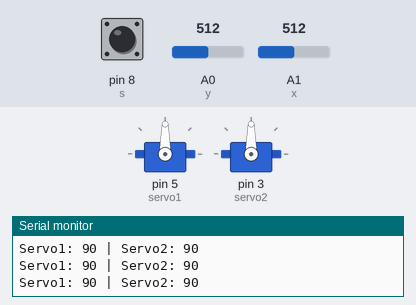
Bench run of a sketch on a simulated Arduino Uno, built with avr-gcc and run on an emulated ATmega328P. On the bench: 2 × servo, the last lines printed to the serial monitor. Inputs (shaded band) come from the test bench; at power-on: A0 (y) = 512, A1 (x) = 512, pin 8 (s) HIGH.

Above: at 1.2 s.
1.3 s: A0 (y) set to 599
2.8 s: A0 (y) set to 624
At 3.41 s:
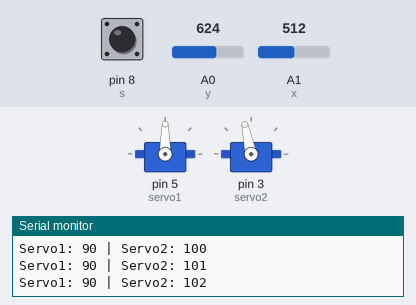
At 4.32 s:
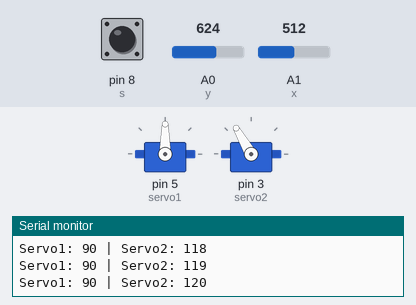
5.8 s: A1 (x) set to 597
8.8 s: A1 (x) set to 628
At 8.99 s:
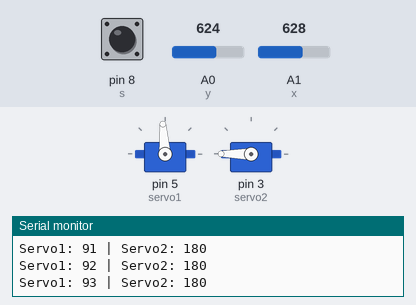
11.8 s: A1 (x) set to 306
14.8 s: A0 (y) set to 425
17.8 s: A0 (y) set to 396
At 17.99 s:
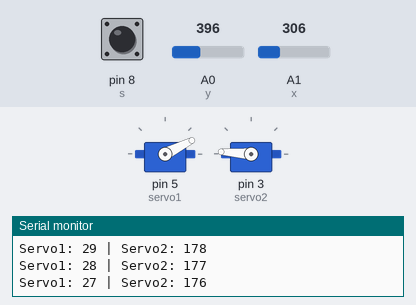
Timing chart, 0 to 23.4 s (numbered marks = the images above; inputs shaded):
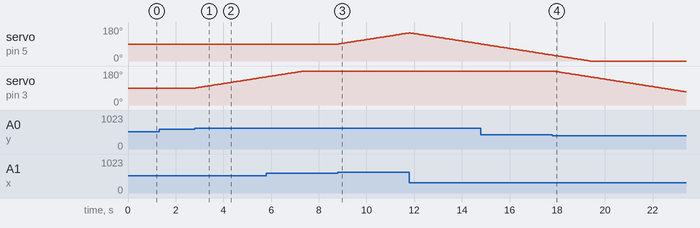

Measured:
- the behaviour switches between 612 and 613 on A0 (y) (found by bisection; images 0 and 1)
- the behaviour switches between 612 and 613 on A1 (x) (found by bisection; images 2 and 3)
- the behaviour switches between 412 and 411 on A0 (y) (found by bisection; images 3 and 4)
- after the input at 2.8 s, servo on pin 3 (servo2): moves from 90° to 149° over 2.9 s, starting at once
- after the input at 8.8 s, servo on pin 5 (servo1): moves from 90° to 149° over 2.9 s, starting at once
- after the input at 17.8 s, servo on pin 3 (servo2): moves from 180° to 70° over 5.5 s, starting at once

The sketch:

Eighteenth.ino
```cpp
// If you used the previous code you know that the motors reset as soon as the joystick is left the "arm" resets
// which isn't very ideal so this code as 'Persistance'

// What this new version does
// The joystick no longer sets the servo absolutely.
// Instead, it nudges it slightly each time you tilt.
// Releasing the joystick keeps the current position — persistent state.
// deadzone prevents small analog fluctuations from jittering the servo.

#include <Servo.h>

int x = A1;
int y = A0;
int s = 8;

int xVal, yVal, sVal;

Servo servo1;
Servo servo2;

int pos1 = 90;  // start centered
int pos2 = 90;

int dt = 50; // smaller delay for smoother motion
int deadzone = 100; // ignore small movements near center

void setup() {
  Serial.begin(9600);

  pinMode(x, INPUT);
  pinMode(y, INPUT);
  pinMode(s, INPUT_PULLUP);

  servo1.attach(5);
  servo2.attach(3);

  servo1.write(pos1);
  servo2.write(pos2);

  Serial.println("Joystick Persistent Servo Ready");
}

void loop() {
  xVal = analogRead(x);
  yVal = analogRead(y);
  sVal = digitalRead(s);

  // Move servo1 (X axis)
  if (xVal < 512 - deadzone) pos1--;       // move left
  else if (xVal > 512 + deadzone) pos1++;  // move right

  // Move servo2 (Y axis)
  if (yVal < 512 - deadzone) pos2--;       // move up
  else if (yVal > 512 + deadzone) pos2++;  // move down

  // Limit servo angles between 0 and 180
  pos1 = constrain(pos1, 0, 180);
  pos2 = constrain(pos2, 0, 180);

  // Write to servos
  servo1.write(pos1);
  servo2.write(pos2);

  // Debug info
  Serial.print("Servo1: ");
  Serial.print(pos1);
  Serial.print(" | Servo2: ");
  Serial.println(pos2);

  delay(dt);
}
```
